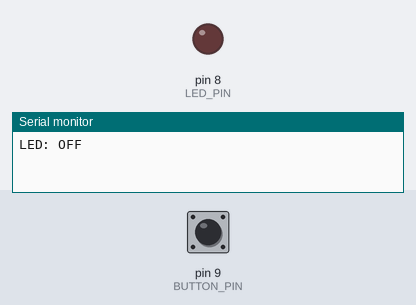
Bench run of a program on a simulated Arduino Uno, built with avr-gcc and run on an emulated ATmega328P. Shown: output pins drawn as LEDs (lit = HIGH), the last lines printed to the serial monitor. Inputs (shaded band) come from the test bench; at power-on: pin 9 (BUTTON_PIN) HIGH.

Above: at 1.2 s.
1.3 s: pin 9 (BUTTON_PIN) pulled LOW for 0.15 s
At 2.1 s:
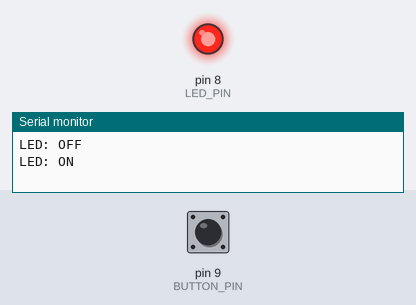
2.9 s: pin 9 (BUTTON_PIN) pulled LOW for 1 s
At 3.9 s:
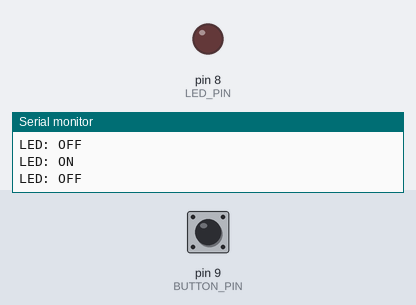
5.4 s: pin 9 (BUTTON_PIN) pulled LOW for 3.2 s
At 6.5 s:
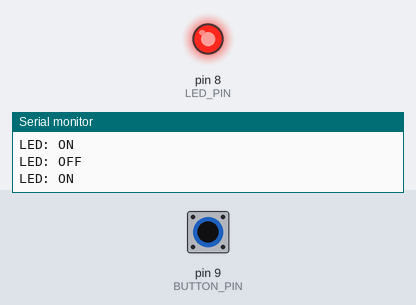
Timing chart, 0 to 8.4 s (numbered marks = the images above; inputs shaded):
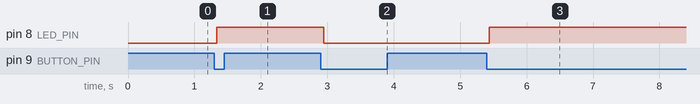

The program:

main.cpp
```cpp
#include <Arduino.h>
#include <stdio.h>
#include "ButtonDriver.h"
#include "IO.h"
#include "LedDriver.h"
#include "config.h"

#define LED_OFF_STATE 0
#define LED_ON_STATE 1

struct State
{
  unsigned long Out;
  unsigned long Time;
  unsigned long Next[2];
};
typedef const struct State STyp;

STyp FSM[2] = {
    {0, 1, {LED_OFF_STATE, LED_ON_STATE}},
    {1, 1, {LED_ON_STATE, LED_OFF_STATE}}};

int FSM_State = LED_OFF_STATE;

namespace
{
  ButtonDriver g_button;
  LedDriver g_led;
  int g_lastState = LED_OFF_STATE;
}

void setup()
{
  IO::setup();

  g_button.setup(ButtonDriver::Config{
      .pin = Config::BUTTON_PIN,
      .activeLow = Config::BUTTON_ACTIVE_LOW,
      .debounceMs = Config::BUTTON_DEBOUNCE_MS,
  });

  g_led.setup(LedDriver::Config{
      .pin = Config::LED_PIN,
      .activeHigh = true,
  });

  FSM_State = LED_OFF_STATE;
  g_lastState = FSM_State;
  g_led.set(FSM[FSM_State].Out != 0);
  printf("LED: %s\n", FSM[FSM_State].Out ? "ON" : "OFF");
}

void loop()
{
  int output = FSM[FSM_State].Out;

  g_led.set(output != 0);

  delay(FSM[FSM_State].Time * 10);

  int input = g_button.pollPressEvent() ? 1 : 0;

  FSM_State = FSM[FSM_State].Next[input];

  if (FSM_State != g_lastState)
  {
    g_lastState = FSM_State;
    printf("LED: %s\n", FSM_State == LED_ON_STATE ? "ON" : "OFF");
  }
}
```

config.h
```cpp
#pragma once

#include <Arduino.h>

namespace Config
{
  constexpr uint8_t LED_PIN = 8;
  constexpr uint8_t BUTTON_PIN = 9;
  constexpr bool BUTTON_ACTIVE_LOW = true;
  constexpr uint16_t BUTTON_DEBOUNCE_MS = 30;
}
```

Measured:
- after the input at 1.3 s, pin 8 (LED_PIN): LOW → HIGH at once
- after the input at 2.9 s, pin 8 (LED_PIN): HIGH → LOW after 0.05 s
- after the input at 5.4 s, pin 8 (LED_PIN): LOW → HIGH at once
